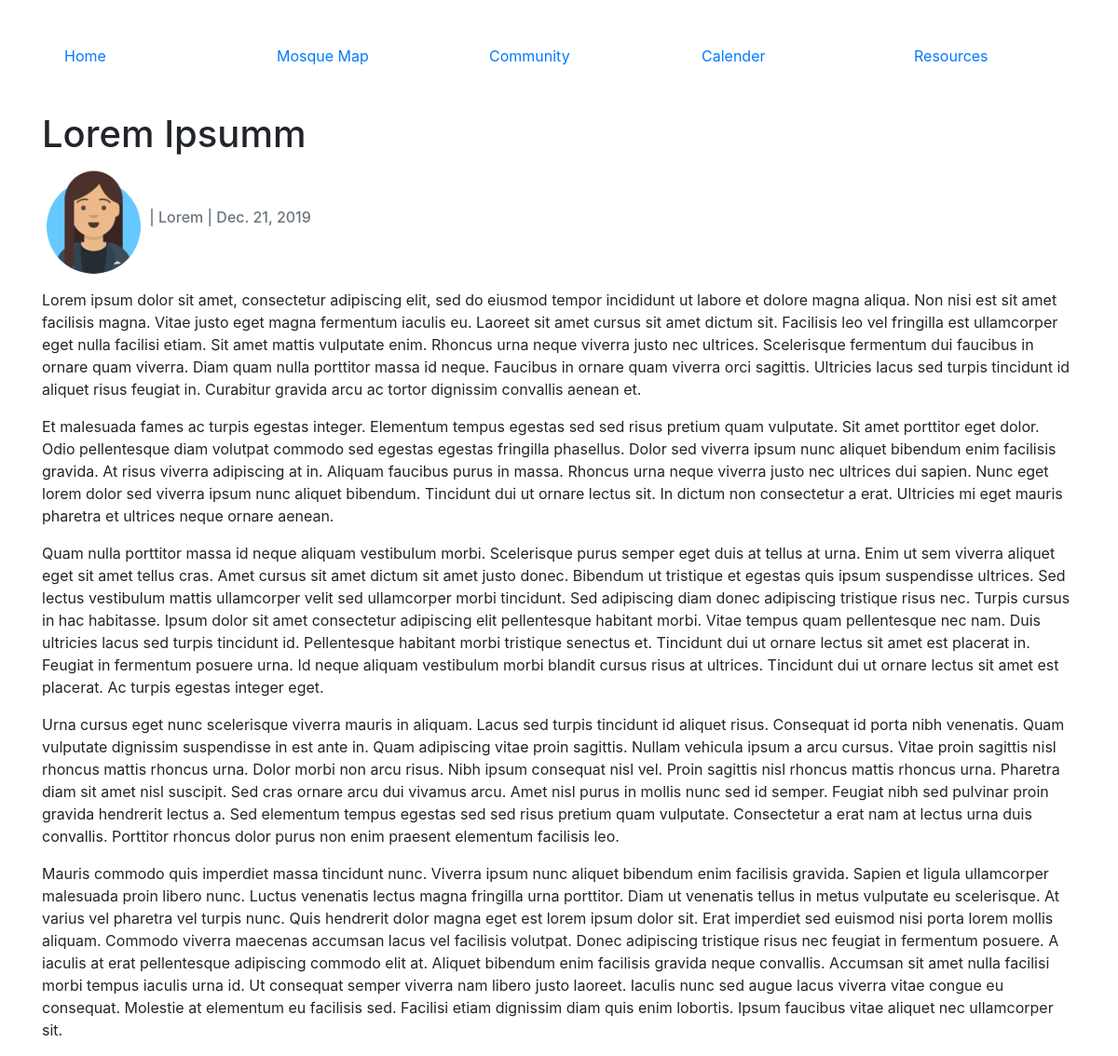
Page /article/lorem-ipsum on the committed database.
### soulofseattlepages/models.py (models this page shows, shortened)
class Post(models.Model):
    title = models.CharField(max_length=200, unique=True)
    slug = models.SlugField(max_length=200, unique=True)
    author = models.CharField(max_length=200, unique=True)
    updated_on = models.DateTimeField(auto_now= True)
    content = models.TextField()
    upload_image = models.ImageField(default="default.png", blank=True)
    created_on = models.DateTimeField(auto_now_add=True)
    status = models.IntegerField(choices=STATUS, default=0)
    class Meta:
        ordering = ['-created_on']

### soulofseattlepages/views.py (the view)
# urls.py: path('article/<slug:slug>', views.article, name="Article"),
def article(request, slug):
    article = Post.objects.filter(slug=slug).values()
    article_info = {
        "object": article
    }
    return render(request, 'article.htm', article_info)

### templates/article.htm (shortened to what this page needs)
<!DOCTYPE html>
<html lang="en">
<head>
    <link rel="stylesheet" href="https://stackpath.bootstrapcdn.com/bootstrap/4.4.1/css/bootstrap.min.css"
>
</head>
<body>
    <header class="pt-5 pl-5">
        <div class="container">
            <div class="row">
                <div class="col-sm">
                    <a href="/">Home</a>
                </div>
                <div class="col-sm">
                    <a href="mosquemap">Mosque Map</a>
                </div>
                <div class="col-sm">
                    <a href="community">Community</a>
                </div>
                <div class="col-sm">
                    <a href="calender">Calender</a>
                </div>
                <div class="col-sm">
                    <a href="resources">Resources</a>
                </div>
            </div>
        </div>
    </header>
    <section>
        <div class="container">
            {% for article in object %}
            <h1 class="pt-5">{{ article.title }}</h1>
            <p class="card-text text-muted h6"> <img src="{{ article.upload_image }}" alt="{{ article.author }}"> | {{ article.author }} | {{ article.created_on | date}} </p>
            <p class="card-text ">{{ article.content | safe | linebreaks}} </p>
            {% endfor %}
        </div>
    </section>
</body>
</html>

### templates/article.htm (style rules this page uses)
img { border-radius: 50%; width: 10%; }

### rows in the picture
Post: title "Lorem Ipsumm", upload_image (picture), author "Lorem", created_on "Dec. 21, 2019", content "Lorem ipsum dolor sit amet, consectetur adipiscing elit, sed do eiusmod tempor incididunt ut labore et dolore magna aliqua. Non nisi est sit amet facilisis magna. Vitae justo eget magna fermentum iaculis eu. Laoreet sit amet cursus sit amet dictum sit. Facilisis leo vel fringilla est ullamcorper eget nulla facilisi etiam. Sit amet mattis vulputate enim. Rhoncus urna neque viverra justo nec ultrices. Scelerisque fermentum dui faucibus in ornare quam viverra. Diam quam nulla porttitor massa id neque. Faucibus in ornare quam viverra orci sagittis. Ultricies lacus sed turpis tincidunt id aliquet risus feugiat in. Curabitur gravida arcu ac tortor dignissim convallis aenean et. Et malesuada fames…"
